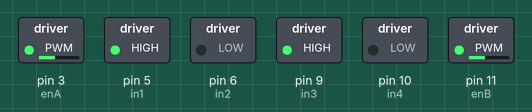
Recording of a sketch running on a simulated Arduino Uno, built with avr-gcc and run on an emulated ATmega328P. On the bench: switched loads named in the sketch (green lamp = pin HIGH).

Above: at 0.05 s.
At 9.5 s:
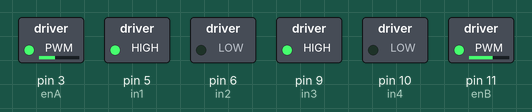
Timing chart, 0 to 11.0 s (numbered marks = the images above):
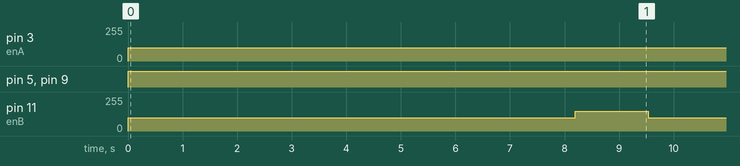

Measured:
- by itself, pin 3 (enA): 0/255 → 100/255 at 0.00 s
- by itself, pin 5 (in1), pin 9 (in3): LOW → HIGH at 0.00 s
- by itself, pin 11 (enB): alternates 150/255 for 1.3 s and 100/255 for 8.2 s

The sketch:

carro.ino
```cpp
#define A 0
#define B 1
#define P 0
#define N 1

#define in1 5
#define in2 6
#define in3 9
#define in4 10

#define enA 3
#define enB 11


int matriz_motores[2][2] = {{in1, in2}, {in3, in4}};

void ligar_motor(int matriz_motores[2][2], int motor, int direcao){
  if (direcao == P){
    digitalWrite(matriz_motores[motor][P], HIGH);
    digitalWrite(matriz_motores[motor][N], LOW);
  }
  else{
    digitalWrite(matriz_motores[motor][P], LOW);
    digitalWrite(matriz_motores[motor][N], HIGH);
  }
}

void define_velocidade(int motor, int velocidade){
  if(motor == A){
    analogWrite(enA, velocidade);
  }
  else{
    analogWrite(enB, velocidade);
  }
}

void setup() {
  // put your setup code here, to run once:
  pinMode(in1, OUTPUT);
  pinMode(in2, OUTPUT);
  pinMode(in3, OUTPUT);
  pinMode(in4, OUTPUT);

  digitalWrite(13, HIGH);
}

void loop() {
  // put your main code here, to run repeatedly:
  ligar_motor(matriz_motores, A, P);
  ligar_motor(matriz_motores, B, P);
  define_velocidade(A, 100);
  define_velocidade(B, 100);
  delay(8200);
  ligar_motor(matriz_motores, A, P);
  ligar_motor(matriz_motores, B, P);
  define_velocidade(A, 100);
  define_velocidade(B, 150);
  delay(1330);
}
```
